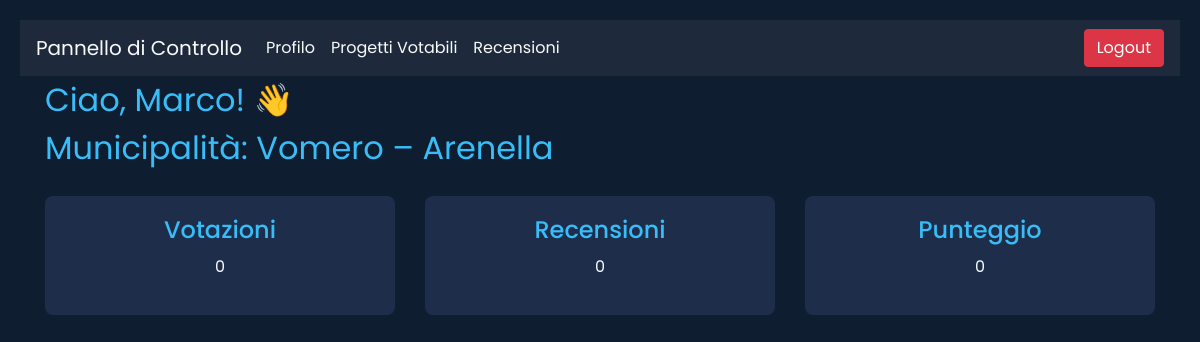
The page /homepage_cittadino (signed in) on the database its author committed.
### SmartCity/models.py (models this page shows)
class Cittadino(models.Model):
    class Ruolo(models.TextChoices):
        URBANISTA = 'Urbanista'
        Tecnico_Comunale = 'Tecnico_Comunale'
    OCCUPAZIONI = [
        ('studente', 'Studente'),
        ('impiegato', 'Impiegato'),
        ('libero_professionista', 'Libero Professionista'),
        ('disoccupato', 'Disoccupato'),
        ('pensionato', 'Pensionato'),
        ('casalinga', 'Casalinga/o'),
        ('altro', 'Altro')
    ]
    Livelli = [
        ('junior', 'Junior'),
        ('senior', 'Senior'),
        ('esperto', 'Esperto'),
    ]
    QUALIFICHE_URBANISTA = [
        ("laurea_triennale_urbanistica", "Laurea triennale in Urbanistica"),
        ("laurea_magistrale_pianificazione", "Laurea magistrale in Pianificazione Territoriale"),
        ("master_urbanistica", "Master in Urbanistica e Pianificazione Urbana"),
        ("dottorato_scienze_urbanistiche", "Dottorato in Scienze Urbanistiche"),
        ("abilitazione_professionale", "Abilitazione professionale all’esercizio della professione di Urbanista"),
        ("certificazione_gis", "Certificazione in GIS (Geographic Information Systems)"),
        ("corso_rigenerazione", "Corso di specializzazione in Rigenerazione Urbana"),
        ("esperto_sostenibilita", "Esperto in Sostenibilità e Pianificazione Ambientale"),
        ("esperto_mobilita", "Esperto in Mobilità Urbana e Trasporti"),
        ("certificazione_pmp", "Certificazione in Project Management (es. PMP)"),
        ("esperto_politiche_abitative", "Esperto in Politiche Abitative e Sociali"),
        ("esperto_normativa", "Esperto in Normativa Urbanistica e Edilizia"),
    ]
    SPECIALIZZAZIONI_TECNICO = [
        ("manutenzione", "Manutenzione Infrastrutturale"),
        ("energia", "Gestione Energetica"),
        ("ambiente", "Gestione Rifiuti e Ambiente"),
        ("qualita", "Controllo Qualità di Aria e Acqua"),
        ("smart_city", "Sistemi Smart City"),
        ("edilizia_pubblica", "Tecnico per l’Edilizia Pubblica"),
        ("informatica", "Tecnologie Informatiche"),
        ("videosorveglianza", "Sicurezza e Videosorveglianza"),
        ("mobilita", "Mobilità e Trasporti"),
        ("emergenze", "Tecnico per l’Emergenza e Protezione Civile"),
    ]
    nome = models.CharField(max_length=70)
    cognome = models.CharField(max_length=70)
    email = models.EmailField(max_length=150, primary_key=True)
    password = models.CharField(max_length=128)
    codice_postale = models.ForeignKey(Municipalita, on_delete=models.CASCADE)
    occupazione = models.CharField(max_length=70, choices=OCCUPAZIONI, default=OCCUPAZIONI[0], null=True)
    data_nascita = models.DateField()
    data_registrazione = models.DateTimeField(auto_now_add=True)
    notifiche_email = models.BooleanField(default=False, null=True)
    punteggio_attivita = models.IntegerField(default=0)
    ruolo = models.CharField(max_length=30, choices=Ruolo.choices, default="Cittadino")
    specializzazione = models.CharField(max_length=155, choices=SPECIALIZZAZIONI_TECNICO, null=True)
    numero_matricola = models.CharField(max_length=16, null=True)
    email_ufficio = models.EmailField(null=True)
    telefono_ufficio = models.CharField(max_length=15, null=True)
    tipo = models.CharField(max_length=100, choices=Livelli, null=True)
    qualifica = models.CharField(max_length=120, choices=QUALIFICHE_URBANISTA, null=True)
    bio = models.TextField(null=True)
    valutazione_media = models.FloatField(default=0, null=True)

class Municipalita(models.Model):
    nome = models.CharField(max_length=50)
    codice_postale = models.CharField(max_length=5, primary_key=True)

### SmartCity/views.py (the view)
# urls.py: path('homepage_cittadino', homepage_cittadino, name="homepage_cittadino"),
def homepage_cittadino(request):
    email = request.session.get('cittadino_email')
    if not email:
        return redirect('login')
    cittadino = Cittadino.objects.get(email=email)
    if cittadino.ruolo in ['Urbanista', 'Tecnico_Comunale']:
        return redirect('login')
    recensioni = Recensisce.objects.filter(cittadino_id=cittadino).count()
    votazioni = Vota.objects.filter(cittadino=cittadino).count()
    context = {
        'cittadino': cittadino,
        'recensioni': recensioni,
        'votazioni': votazioni,
    }
    return render(request, 'homepage_cittadino.html', context)

### templates/homepage_cittadino.html (shortened to what this page needs)
<!DOCTYPE html>
<html lang="it">
{% load static %}
<head>
    <link rel="stylesheet" href="https://cdn.jsdelivr.net/npm/bootstrap@4.6.2/dist/css/bootstrap.min.css">
</head>
<body>
<nav class="navbar navbar-expand-lg navbar-dark navbar-custom">
    <a class="navbar-brand" href="#">Pannello di Controllo</a>
    <div class="collapse navbar-collapse" id="navbarNav">
        <ul class="navbar-nav mr-auto">
            <li class="nav-item">
                <a class="nav-link">Profilo</a>
            </li>
            <li class="nav-item">
                <a class="nav-link" href="{% url 'progetti_votabili' %}">Progetti Votabili</a>
            </li>
             <li class="nav-item">
                <a class="nav-link" href="{% url 'recensioni' %}">Recensioni</a>
            </li>
        </ul>
        <ul class="navbar-nav ml-auto">
            <li class="nav-item">
                <a class="btn btn-danger" href="{% url 'logout' %}">Logout</a>
            </li>
        </ul>
    </div>
</nav>
<div class="container">
    <div class="welcome mb-4">
        Ciao, {{ cittadino.nome }}! 👋
        <p>Municipalità: {{ cittadino.codice_postale.nome }}</p>
    </div>
    <div class="row">
        <div class="col-md-4">
            <div class="stat-box">
                <h4>Votazioni</h4>
                <p>{{ votazioni }}</p>
            </div>
        </div>
        <div class="col-md-4">
            <div class="stat-box">
                <h4>Recensioni</h4>
                <p>{{ recensioni }}</p>
            </div>
        </div>
        <div class="col-md-4">
            <div class="stat-box">
                <h4>Punteggio</h4>
                <p>{{ cittadino.punteggio_attivita }}</p>
            </div>
        </div>
    </div>
</div>
</body>
</html>

### templates/homepage_cittadino.html (style rules this page uses)
body { background-color: #0e1d30; font-family: 'Poppins', sans-serif; color: #F8FAFC; padding: 20px; }
.navbar-custom { background-color: #1E293B; }
.navbar-brand, .nav-link { color: #F8FAFC !important; }
.welcome { font-size: 2rem; color: #38BDF8; }
.stat-box { background-color: #1e2e4a; border-radius: 8px; padding: 20px; text-align: center; margin-bottom: 20px; }
.stat-box h4 { color: #38BDF8; margin-bottom: 10px; }

### rows shown on the page
Cittadino: nome "Marco", codice_postale.nome "Vomero – Arenella", punteggio_attivita "0"

### other values the page prints
{{ votazioni }} "0"
{{ recensioni }} "0"
